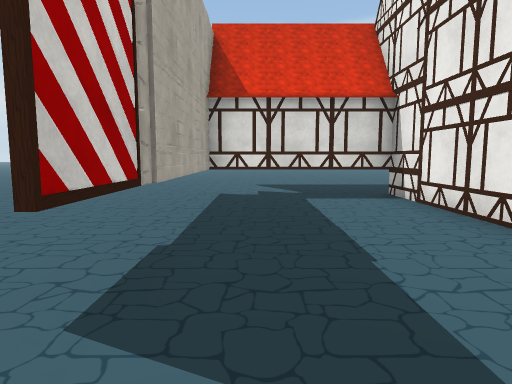
[1] (above)

24 first-person views from a walk through a 3-D level made in the Unity game engine. The camera is 1.5 m above the floor, tilts 6° down and sees 75° across. Doors are open. The floor is counted in squares, 2 m on a side. Each view is taken from the middle of a square. On the plan, view 1 faces up. The plan holds only what a view shows up to about 11 squares ahead; the rest is blank. The place goes on beyond the plan. The player is left out. Some animated figures are left out. Some surface patterns are stand-ins.

[2]
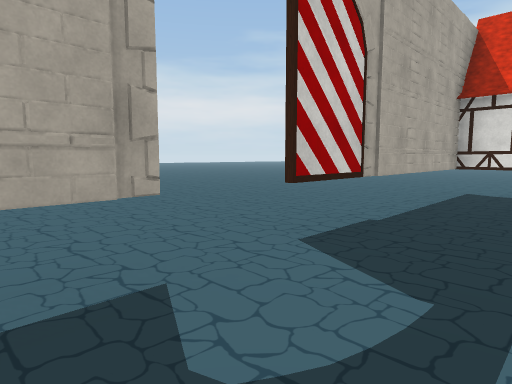

[3]
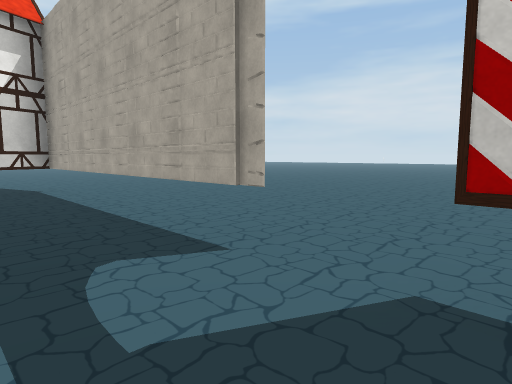

[4]
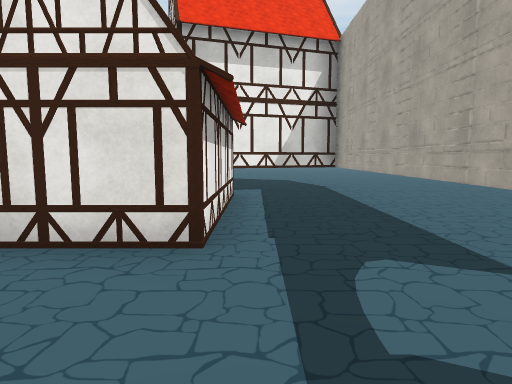

[5]
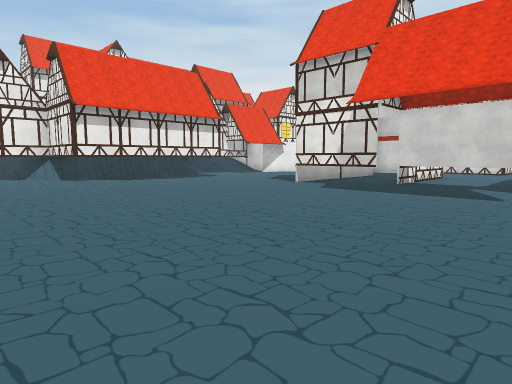

[6]
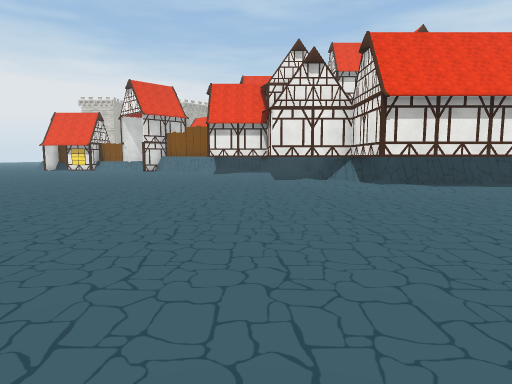

[7]
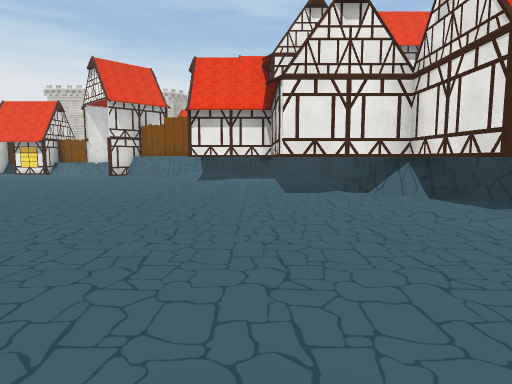

[8]
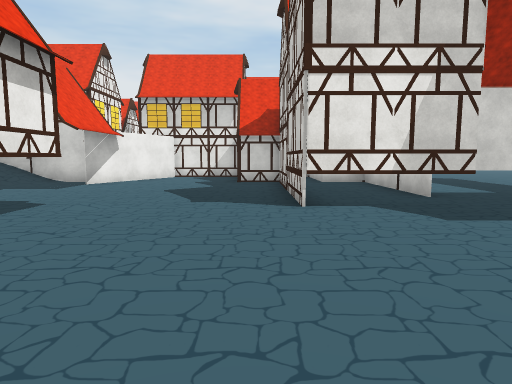

[9]
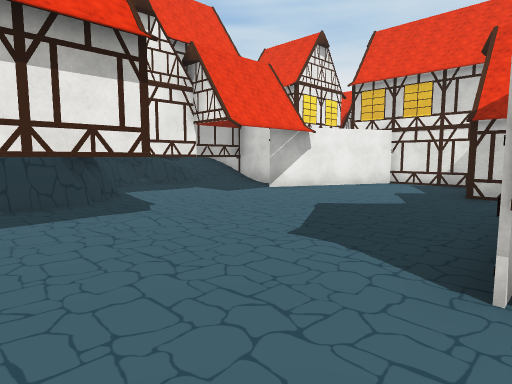

[10]
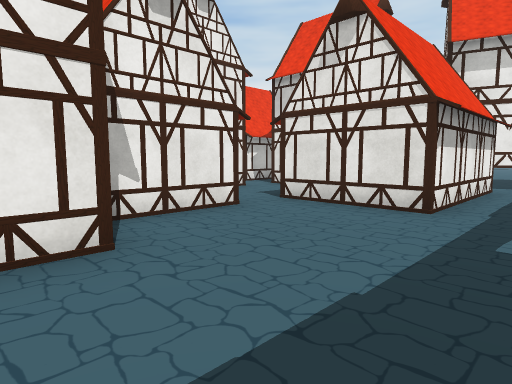

[11]
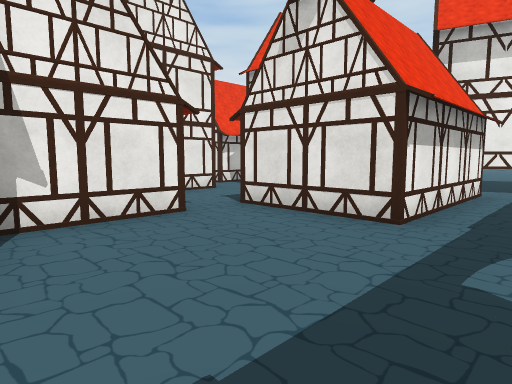

[12]
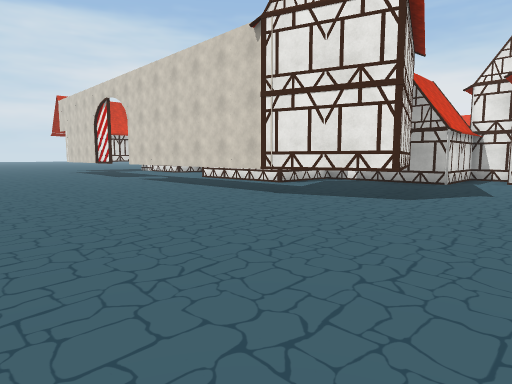

[13]
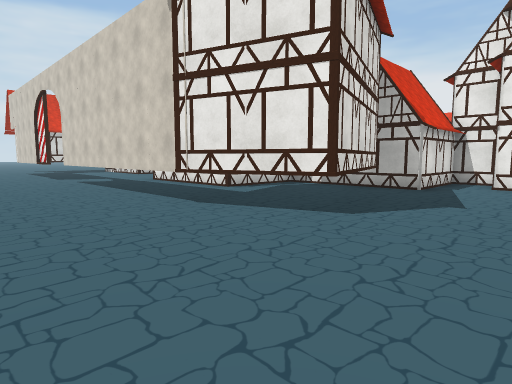

[14]
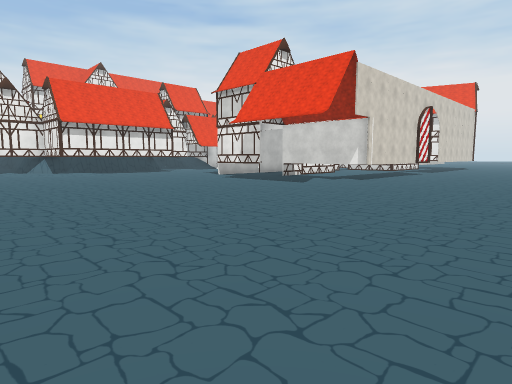

[15]
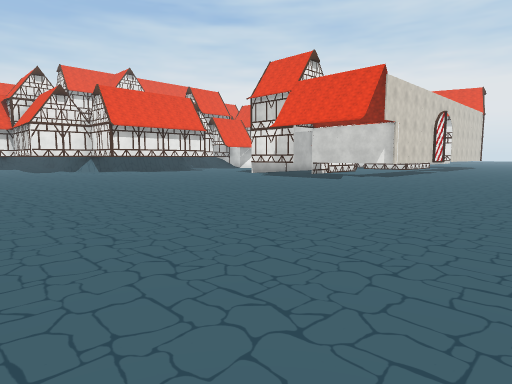

[16]
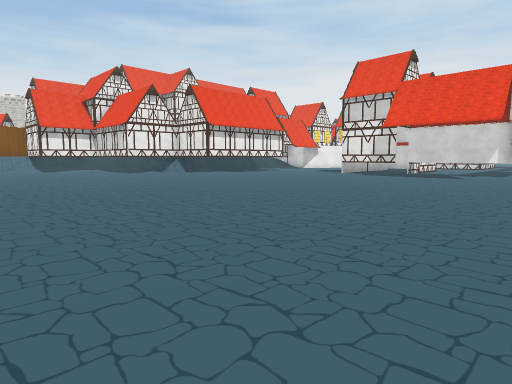

[17]
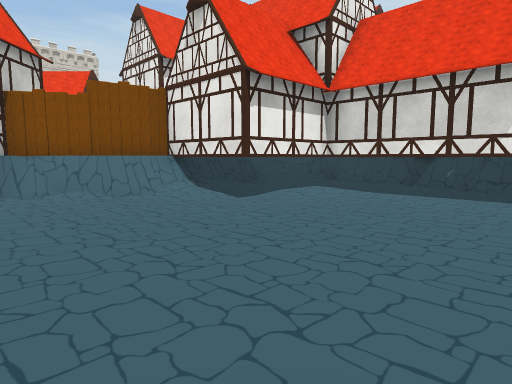

[18]
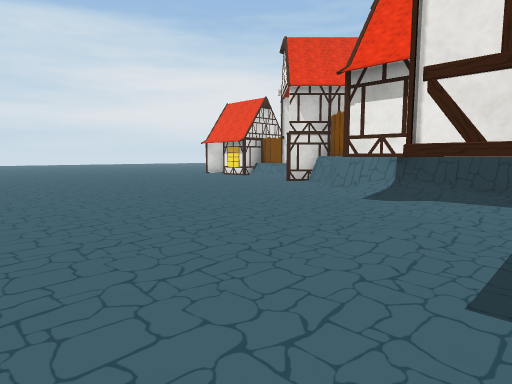

[19]
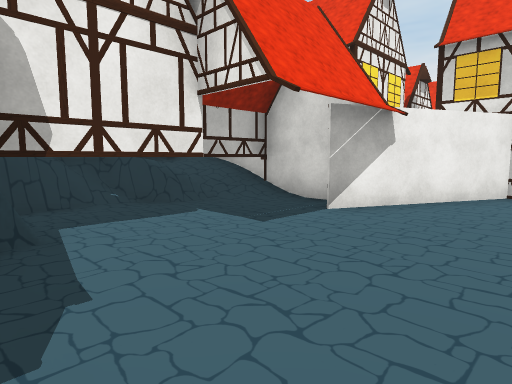

[20]
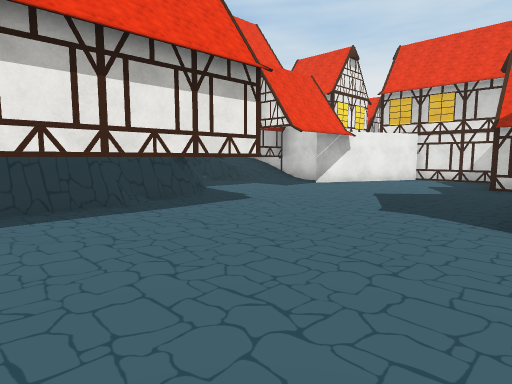

[21]
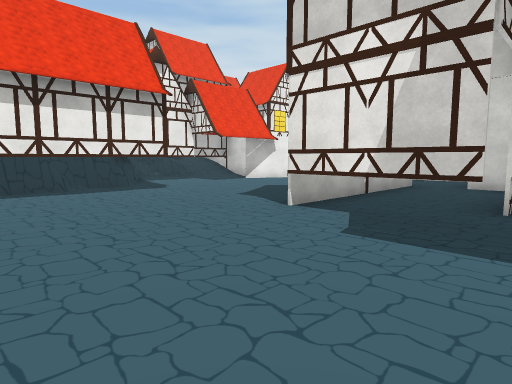

[22]
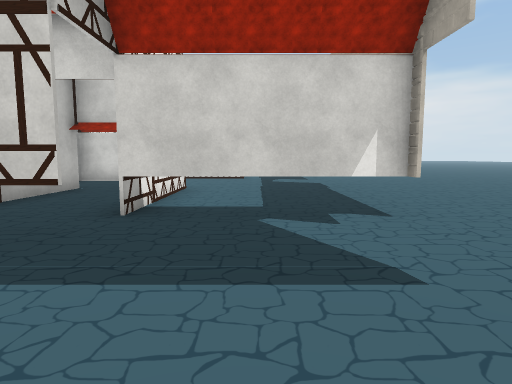

[23]
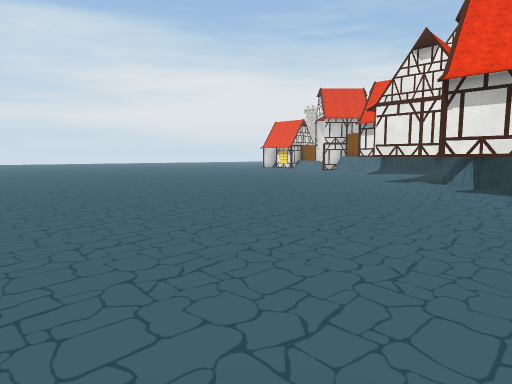

[24]
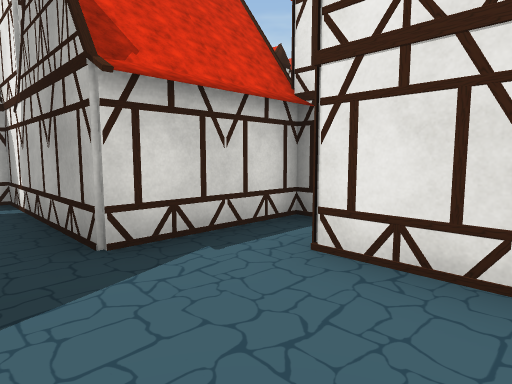

### Floor plan
Key: @ floor where view 1 was taken; # wall or solid block; x gap in a wall; . main floor; : floor 0.25 m higher than the main floor; / step, stairs or slope; T thing the floor can be seen under or through; O other object.
Columns run from 6 left of view 1 to 22 right of it. Each row starts with its distance up from view 1.
 22    .....  ... ..........x
 21    .....................##
 20    .....................##
 19 ........................#
 18 ......................OO#
 17 ......................##O  OO
 16 .....................: #OO
 15 ..................#### ##O
 14 ..................#### ###
 13 ...............##O######
 12  ............./###
 11  ..............###
 10  ..............###
  9  ..............###
  8 .........OOO...####OO
  7 .....##TTT.O......##O
  6 .....#...T.O......###O
  5 .....#...T.O.......##O
  4 .....#...#.O.....O.###
  3 .....#...##OOO..OO####
  2 .....O....#.OO..O.O
  1 .....O....# OO..OO
  0 .....T@...OOO ##OO
 -1 .....T..##O.O    O
 -2 .....T..#  .O    O
 -3 .....T..#   O#OO O
 -4 .....T..###  O# OO
 -5 .....T..OO#  O  O
 -6  ....TTTT #  O
 -7 .....T   O#  O
 -8 ......TT#.##OOO
 -9 .............#
-10 ............##
-11 .......  ...

Positions as (right, up) in squares from view 1, and headings:
1: (0, 0), facing up
2: (1, -1), facing up-left
3: (1, 2), facing down-left
4: (1, 2), facing down
5: (-1, 16), facing down-right
6: (1, 16), facing right
7: (5, 16), facing right
8: (6, 13), facing down
9: (5, 10), facing down-right
10: (0, 4), facing down-right
11: (0, 3), facing down-right
12: (-6, -11), facing up-right
13: (-4, -11), facing up-right
14: (-6, 17), facing down-right
15: (-6, 19), facing down-right
16: (-3, 22), facing down-right
17: (11, 22), facing down-right
18: (10, 15), facing up-right
19: (8, 8), facing down-right
20: (5, 12), facing down-right
21: (2, 12), facing down-right
22: (1, 11), facing down
23: (2, 11), facing up-right
24: (3, -11), facing up-right
